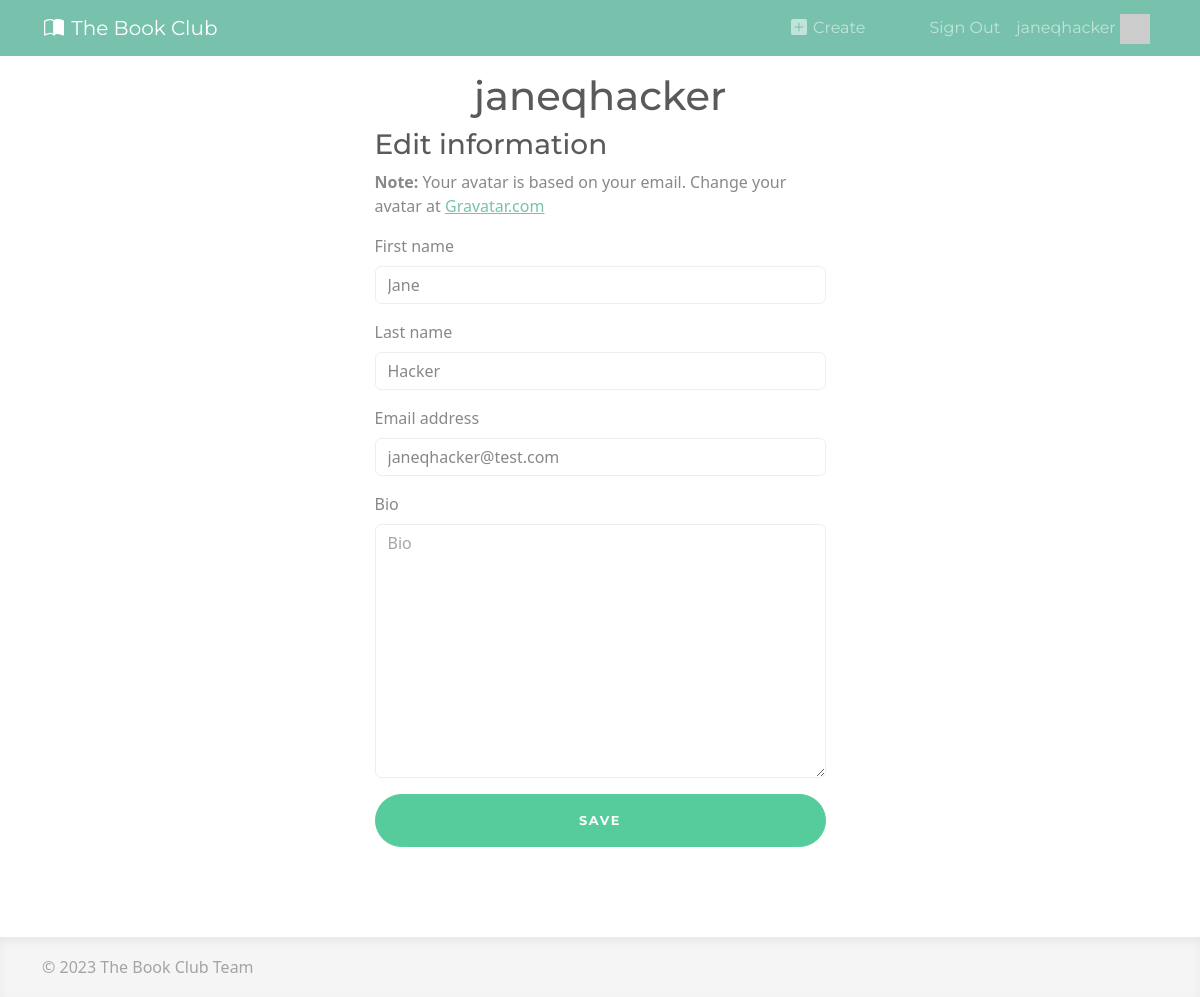
The app's page /account/edit-profile/ (signed in) with its own data.
### apps/accounts/models.py (models this page shows, shortened)
class User(AbstractUser):
    bio = models.TextField()
    def gravatar(self, size=None):
        GRAVATAR_URL = 'https://gravatar.com/avatar/%s?d=identicon%s'
        email = str(self.email).strip().lower()
        digest = hashlib.md5(email.encode('utf-8')).hexdigest()
        if size:
            size_str = '&s=%i' % size
        else:
            size_str = ''
        return GRAVATAR_URL % (digest, size_str)

### apps/accounts/views.py (the view)
# urls.py: path('edit-profile/', views.edit_profile, name='edit_profile'),
@login_required
def edit_profile(request):
    if request.method == 'POST':
        form = UserEditForm(request.POST, instance=request.user)
        if form.is_valid():
            form.save()
            return redirect('home')
    else:
        form = UserEditForm(instance=request.user)
    context = {
        'form': form,
    }
    return render(request, 'accounts/edit_profile.html', context)

### apps/accounts/forms.py
class UserEditForm(forms.ModelForm):
    class Meta:
        model = User
        fields = (
            'first_name',
            'last_name',
            'email',
            'bio',
        )

### apps/accounts/templates/accounts/edit_profile.html (shortened to what this page needs)
{% extends 'base.html' %}
{% load django_bootstrap5 %}
{% block content %}
<div class="row">
    <div class="col-sm-9 col-md-7 col-lg-5 mx-auto">
        <h1 class="text-center">{{ request.user }}</h1>
        <h3>Edit information</h3>
        <p><strong>Note:</strong> Your avatar is based on your email. Change
        your avatar at <a href="https://en.gravatar.com/">Gravatar.com</a></p>
        <form class="form-signin d-grid" method="POST">
            {% bootstrap_form form %}
            <button class="btn btn-lg btn-success text-uppercase">Save</button>
        </form>
    </div>
</div>
{% endblock %}

### apps/core/templates/snippets/navbar.html (shortened to what this page needs)
<nav class="navbar navbar-expand-md navbar-dark bg-primary text-light">
    <div class="container">
        <a class="navbar-brand" href="/">
            The Book Club
        </a>
        <div class="collapse navbar-collapse" id="navbarSupportedContent">
            <ul class="navbar-nav ms-auto">
                {% if request.user.is_authenticated %}
                    <li class="nav-item me-5">
                        <a href="/list/create/" class="nav-link">
                            Create
                        </a>
                    </li>
                    <li class="nav-item">
                        <a class="nav-link" href="{% url 'logout' %}" >Sign Out</a>
                    </li>
                    <li class="nav-item">
                        <a class="nav-link" href="{% url 'view_profile' request.user %}" >
                            {{ request.user }}
                            <img src="{{ user.gravatar }}" class="navbar-avatar" />
                        </a>
                    </li>
                {% endif %}
            </ul>
        </div>
    </div>
</nav>

### apps/core/static/css/signinform.css (style rules this page uses)
.form-signin { width: 100%; }
.form-signin .btn { font-size: 80%; border-radius: 5rem; letter-spacing: .1rem; font-weight: bold; padding: 1rem; transition: all 0.2s; }

### apps/core/static/css/custom.css (style rules this page uses)
html { position: relative; min-height: 100%; }
body { margin-bottom: 150px; }
.navbar-avatar { height: 30px; margin-top: -10px; margin-bottom: -10px; }

### records on screen
User: user "janeqhacker", first_name "Jane", last_name "Hacker", email "janeqhacker@test.com"
